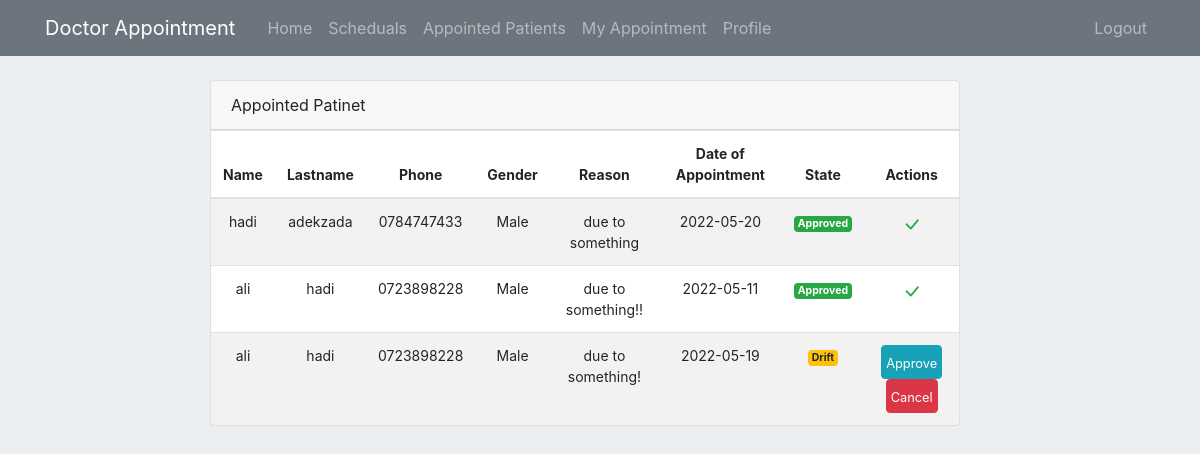
Screenshot of /appointed/patient/1 (signed in) with the database file from the repository.
### appointment/models.py (models this page shows, shortened)
class Appointment(db.Model):
    __tablename__='Appointment'
    id = db.Column(db.Integer, primary_key=True)
    patient_id = db.Column(db.Integer, db.ForeignKey('user.id'))
    schedule_id = db.Column(db.Integer, db.ForeignKey('Schedule.id'))
    reason = db.Column(db.String(200))
    state = db.Column(db.String(20), default='drift')
    appointment_date = db.Column(db.Date(), default = datetime.now().date())

class User(db.Model, UserMixin):
    id = db.Column(db.Integer, primary_key=True)
    username = db.Column(db.String(30), nullable=False, unique=True)
    name = db.Column(db.String(30), nullable=False)
    lastname = db.Column(db.String(30), nullable=False)
    email = db.Column(db.String(40), unique=True, nullable=False)
    address = db.Column(db.Text , nullable=False)
    phone = db.Column(db.String(20), unique=True, nullable=False)
    date_of_birth = db.Column(db.Date(), default = datetime.now().date())
    role = db.Column(db.Integer, nullable=False, default=3)
    gender = db.Column(db.Boolean, default=True, nullable=False)
    password = db.Column(db.String(60), nullable=False)
    doctorinfo = db.relationship('DoctorInfo', backref='User', cascade="all, delete", uselist=False, lazy=True)
    schedule = db.relationship('Schedule', backref='User', lazy=True)
    appointment = db.relationship('Appointment', backref='User', lazy=True)

### appointment/routes.py (the view)
@app.route("/appointed/patient/<int:id>", methods=['GET'])
@login_required
@doctor_required
def appointed_patient(id):
    return appointed_patient_on_a_schedule(id)

### appointment/models.py (called while the page is built)
@login_manager.user_loader
def load_user(user_id):
    return User.query.get(int(user_id))

### appointment/privilege.py (called while the page is built)
def doctor_required(f):
    @wraps(f)
    def wrap(*args, **kwargs):
        if current_user and current_user.role == 2 :
            return f(*args, **kwargs)
        flash("Ooops login or your privilege is not satisfied", "info")
        return redirect(url_for('home'))
    return wrap

### appointment/view.py (called while the page is built)
def appointed_patient_on_a_schedule(id):
    patient_list = db.session.query(User.name, User.lastname, User.phone, User.gender, Appointment.reason, Appointment.appointment_date,
                     Appointment.state, Appointment.id)\
                    .join(Appointment, User.id == Appointment.patient_id).filter(Appointment.schedule_id == id).all()
    return render_template('appointed_patients.html', patients=patient_list)

### appointment/templates/appointed_patients.html
{% extends "layout/layout.html" %}
{% block content %}
{% include 'layout/home_header.html' %}
<div class="row col-12">
    <div class="col-md-8 mt-8 offset-md-2">
        <div class="main-card mb-3 card">
            <div class="card-header">Appointed Patinet </div>
            <div class="table-responsive">
                <table class="align-middle mb-0 table table-borderless table-striped table-hover">
                    <thead>
                        <tr  class="app-normal-font">
                            <th class="text-center">Name</th>
                            <th class="text-center">Lastname</th>
                            <th class="text-center">Phone</th>
                            <th class="text-center">Gender</th>
                            <th class="text-center">Reason</th>
                            <th class="text-center">Date of Appointment</th>
                            <th class="text-center">State</th>
                            <th class="text-center">Actions</th>
                        </tr>
                    </thead>
                    <tbody>
                        {% for patient in patients %}
                            <tr class="app-normal-font p-0">
                                <td class="text-center">
                                    <div class="widget-content p-0">
                                        {{patient.name}}
                                    </div>
                                </td>
                                <td class="text-center">{{patient.lastname}}</td>
                                <td class="text-center">
                                    {{patient.phone}}
                                </td>
                                <td class="text-center">
                                    {% if patient.gender == 1 %}
                                        Male
                                    {% else %}
                                        Female
                                    {% endif %}
                                </td>
                                <td class="text-center">
                                    {{ patient.reason }}
                                </td>
                                <td class="text-center">
                                    {{ patient.appointment_date }}
                                </td>
                                <td class="text-center">
                                    {% if patient.state == 'drift' %}
                                            <div class="badge badge-warning">Drift </div>
                                        {% elif patient.state == 'approved' %}
                                            <div class="badge badge-success">Approved </div>
                                        {% else %}
                                            <div class="badge badge-danger">Canced </div>
                                        {% endif %}
                                </td>
                                <td class="text-center">
                                    {% if patient.state == 'drift' %}
                                        <a href="{{ url_for('change_appointment_state', id=patient.id, state='approved' )}}" class="btn btn-info p-1"> <small>Approve</small></a>
                                        <a href="{{ url_for('change_appointment_state', id=patient.id, state='cancel' )}}" class="btn btn-danger p-1"> <small>Cancel</small></a>
                                    {% elif patient.state == 'approved' %}
                                        <span class="text-success" style="font-size: 1.2rem;">
                                            <i class="bi bi-check-lg"></i>
                                        </span>
                                    {% endif%}
                                </td>
                            </tr>
                        {% endfor %}
                    </tbody>
                </table>
            </div>
        </div>
    </div>
</div>
{% endblock %}

### appointment/static/style.css (style rules this page uses)
.mt-8 { margin-top: 80px; }
.p-0 { padding: 0 !important; }
.body-bg { background-color: #eceff1; }
.app-normal-font { font-size: 14px; }

### rows the page displays
Appointment: name "hadi", lastname "adekzada", phone "0784747433", reason "due to something", appointment_date "2022-05-20", state "Approved"
Appointment: name "ali", lastname "hadi", phone "0723898228", reason "due to something!!", appointment_date "2022-05-11", state "Approved"
Appointment: name "ali", lastname "hadi", phone "0723898228", reason "due to something!", appointment_date "2022-05-19", state "Drift"
